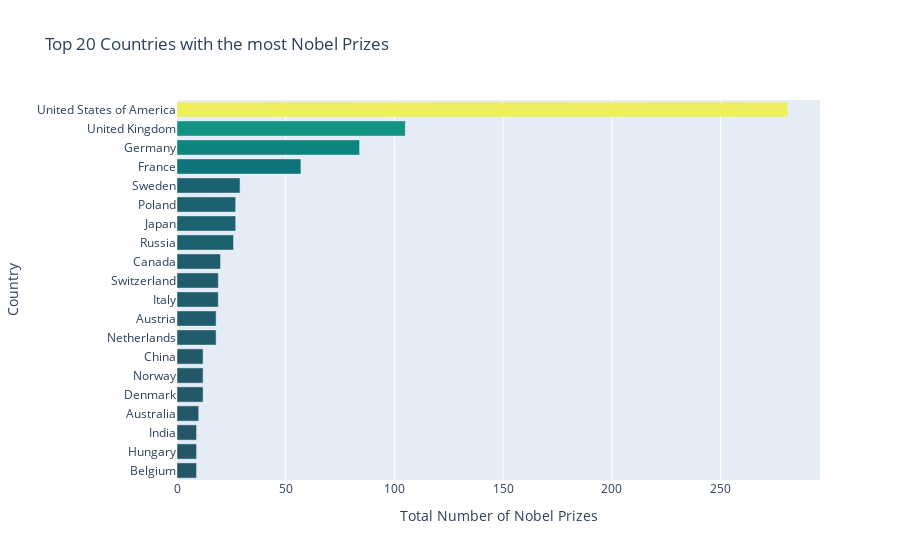

Here is the notebook cell this chart was saved with:
### Code cell
bar = px.bar(
    data_frame=top_20_countries,
    title="Top 20 Countries with the most Nobel Prizes",
    y="birth_country_current",
    x="prize",
    color="prize",
    color_continuous_scale="Aggrnyl",
    orientation="h"
)
bar.update_layout(
    yaxis_title="Country",
    xaxis_title="Total Number of Nobel Prizes",
    coloraxis_showscale=False
)
bar.show()

### Figure 1 — Plotly figure (JSON) as saved in the notebook; plotly's stock layout.template omitted (floating-point values rounded to 4 significant figures)
{"data": [{"alignmentgroup": "True", "hovertemplate": "prize=%{marker.color}<br>birth_country_current=%{y}<extra></extra>", "legendgroup": "", "marker": {"color": [9, 9, 9, 10, 12, 12, 12, 18, 18, 19, 19, 20, 26, 27, 27, 29, 57, 84, 105, 281], "coloraxis": "coloraxis"}, "name": "", "offsetgroup": "", "orientation": "h", "showlegend": false, "textposition": "auto", "type": "bar", "x": [9, 9, 9, 10, 12, 12, 12, 18, 18, 19, 19, 20, 26, 27, 27, 29, 57, 84, 105, 281], "xaxis": "x", "y": ["Belgium", "Hungary", "India", "Australia", "Denmark", "Norway", "China", "Netherlands", "Austria", "Italy", "Switzerland", "Canada", "Russia", "Japan", "Poland", "Sweden", "France", "Germany", "United Kingdom", "United States of America"], "yaxis": "y"}], "layout": {"barmode": "relative", "coloraxis": {"colorbar": {"title": {"text": "prize"}}, "colorscale": [[0, "rgb(36, 86, 104)"], [0.1667, "rgb(15, 114, 121)"], [0.3333, "rgb(13, 143, 129)"], [0.5, "rgb(57, 171, 126)"], [0.6667, "rgb(110, 197, 116)"], [0.8333, "rgb(169, 220, 103)"], [1, "rgb(237, 239, 93)"]], "showscale": false}, "legend": {"tracegroupgap": 0}, "title": {"text": "Top 20 Countries with the most Nobel Prizes"}, "xaxis": {"anchor": "y", "domain": [0, 1], "title": {"text": "Total Number of Nobel Prizes"}}, "yaxis": {"anchor": "x", "domain": [0, 1], "title": {"text": "Country"}}}}
